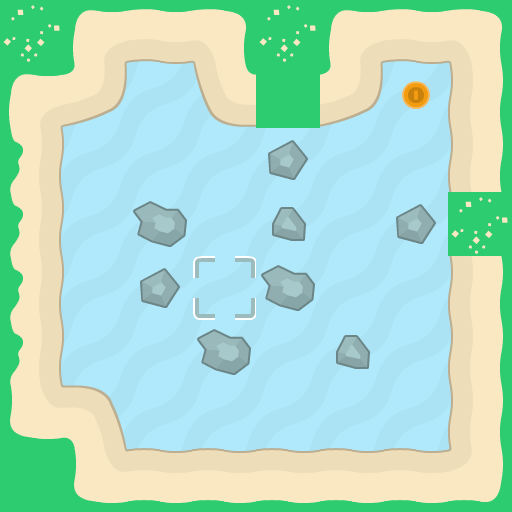

Tiled map render using the project's own tile images. Description and the whole map definition, tile-layer contents included, below:
An orthogonal 8x8 tile map with 64x64 px tiles, 4 tile layers (background, walls, foreground, objects).

<map version="1.10" tiledversion="1.11.2" orientation="orthogonal" renderorder="right-down" width="8" height="8" tilewidth="64" tileheight="64" infinite="0" nextlayerid="6" nextobjectid="1">
 <properties>
  <property name="character_bottom" value="[[16,0]]" />
  <property name="character_left" value="[[16,3]]" />
  <property name="character_right" value="[[16,2]]" />
  <property name="character_top" value="[[16,1]]" />
 </properties>
 <tileset firstgid="1" source="tiles_sheet.tsx" />
 <layer id="4" name="background" width="8" height="8">
  <data encoding="csv">
77,77,77,77,77,77,77,77,
77,77,77,77,77,77,77,77,
77,77,77,77,77,77,77,77,
77,77,77,77,77,77,77,77,
77,77,77,77,77,77,77,77,
77,77,77,77,77,77,77,77,
77,77,77,77,77,77,77,77,
77,77,77,77,77,77,77,77
</data>
 </layer>
 <layer id="1" name="walls" width="8" height="8">
  <data encoding="csv">
25,38,58,39,25,38,58,39,
38,60,0,57,24,60,0,23,
43,0,0,0,54,0,0,23,
43,0,53,0,52,0,54,25,
43,0,54,0,53,0,0,23,
43,0,0,53,0,52,0,23,
55,9,0,0,0,0,0,23,
24,55,7,7,7,7,7,56
</data>
 </layer>
 <layer id="5" name="foreground" width="8" height="8">
  <data encoding="csv">
0,0,0,0,0,0,0,0,
0,0,0,0,0,0,0,0,
0,0,0,0,0,0,0,0,
0,0,0,0,0,0,0,0,
0,0,0,0,0,0,0,0,
0,0,0,0,0,0,0,0,
0,0,0,0,0,0,0,0,
0,0,0,0,0,0,0,0
</data>
 </layer>
 <layer id="3" name="objects" width="8" height="8">
  <data encoding="csv">
0,0,0,0,0,0,0,0,
0,0,0,0,0,0,85,0,
0,0,0,0,0,0,0,0,
0,0,0,0,0,0,0,0,
0,0,0,102,0,0,0,0,
0,0,0,0,0,0,0,0,
0,0,0,0,0,0,0,0,
0,0,0,0,0,0,0,0
</data>
 </layer>
</map>
